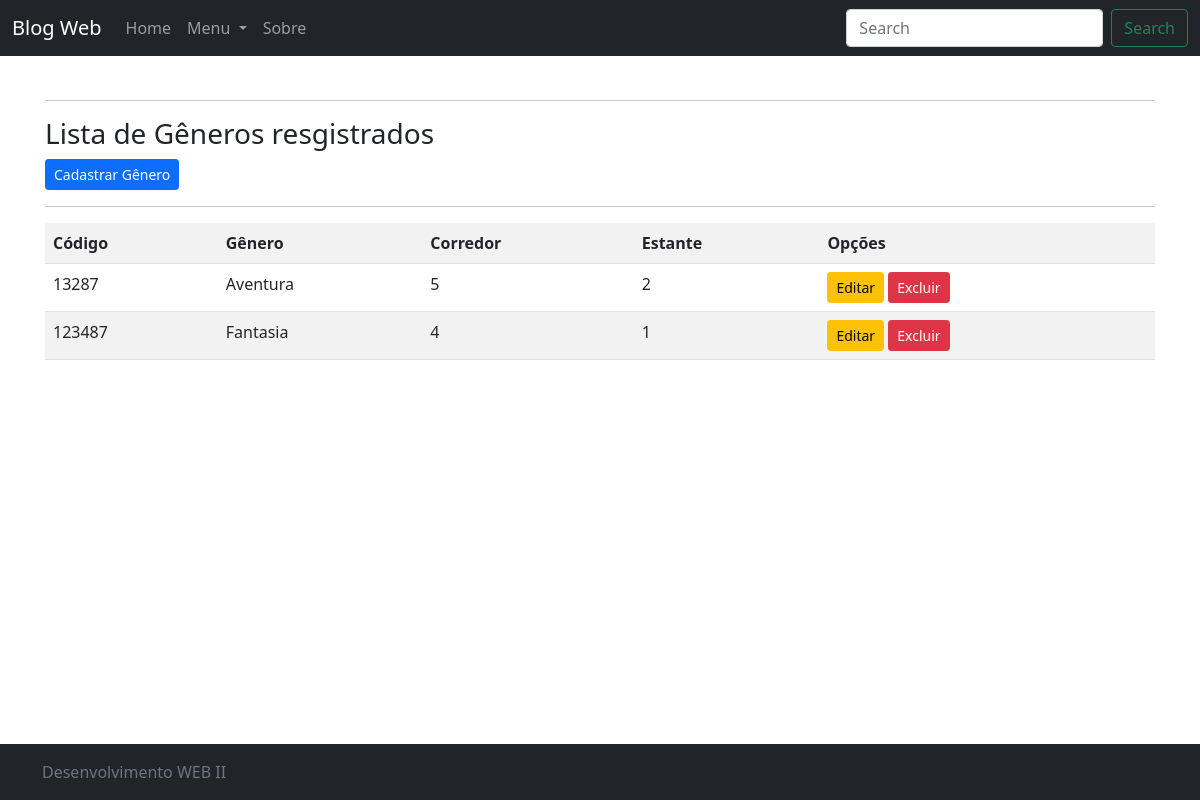
Screenshot of /listar/local/ with the database file from the repository.
### Cadastro/models.py (models this page shows, shortened)
class Local(models.Model):
    codigo = models.CharField(max_length=6, primary_key=True, verbose_name="Código")
    descricao = models.CharField(max_length=50, verbose_name="Gênero")
    corredor = models.IntegerField()
    estante = models.IntegerField()

### Cadastro/views.py (the view)
# urls.py: path('listar/local/', LocalList.as_view(), name='listar-local'),
class LocalList(ListView):
    model = Local
    template_name = 'Cadastro/listaLocal.html'

### Cadastro/templates/Cadastro/listaLocal.html
{% extends 'Pages/modelo.html' %}
{% load static %}
{% block conteudo %}
    <hr>
    <h3>Lista de Gêneros resgistrados</h3>
    <a href="{% url 'cadastro-local' %}" class="btn btn-primary btn-sm">Cadastrar Gênero</a>
    <hr>
    <div class="table table-reponsive">
        <table class="table table-striped">
            <tr>
                <th>Código</th>
                <th>Gênero</th>
                <th>Corredor</th>
                <th>Estante</th>
                <th>Opções</th>
            </tr>
            {% for local in object_list %}
            <tr>
                <td>{{ local.codigo }}</td>
                <td>{{ local.descricao }}</td>
                <td>{{ local.corredor }}</td>
                <td>{{ local.estante }}</td>
                <td>
                    <a href="{% url 'editar-local' local.pk %}" class="btn btn-warning btn-sm">Editar</a>
                    <a href="{% url 'excluir-local' local.pk %}" class="btn btn-danger btn-sm">Excluir</a>
                </td>
            </tr>
            {% empty %}
            <tr>
                <td colspan="3">Nenhum gênero cadastrado</td>
            </tr>
            {% endfor %}
        </table>
    </div>
{% endblock %}

### static/css/style.css (style rules this page uses)
body { background-color: white; }

### rows the page displays
Local: codigo "13287", descricao "Aventura", corredor "5", estante "2"
Local: codigo "123487", descricao "Fantasia", corredor "4", estante "1"
